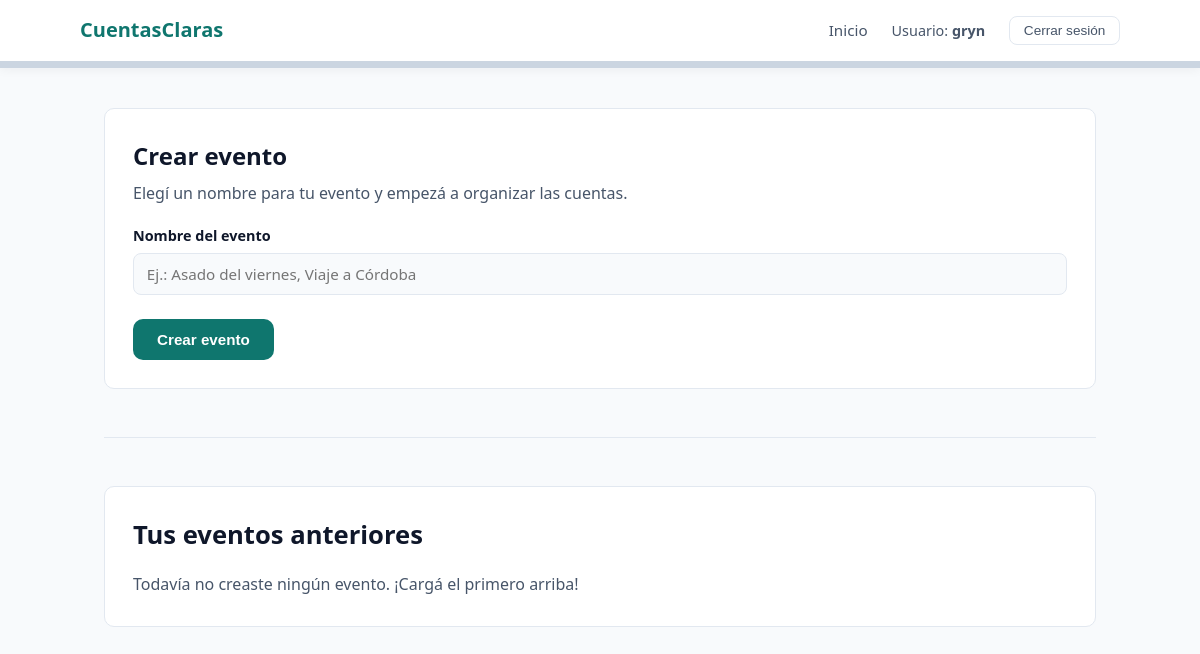
Before: /eventos/crear/ (signed in) with the older database file.
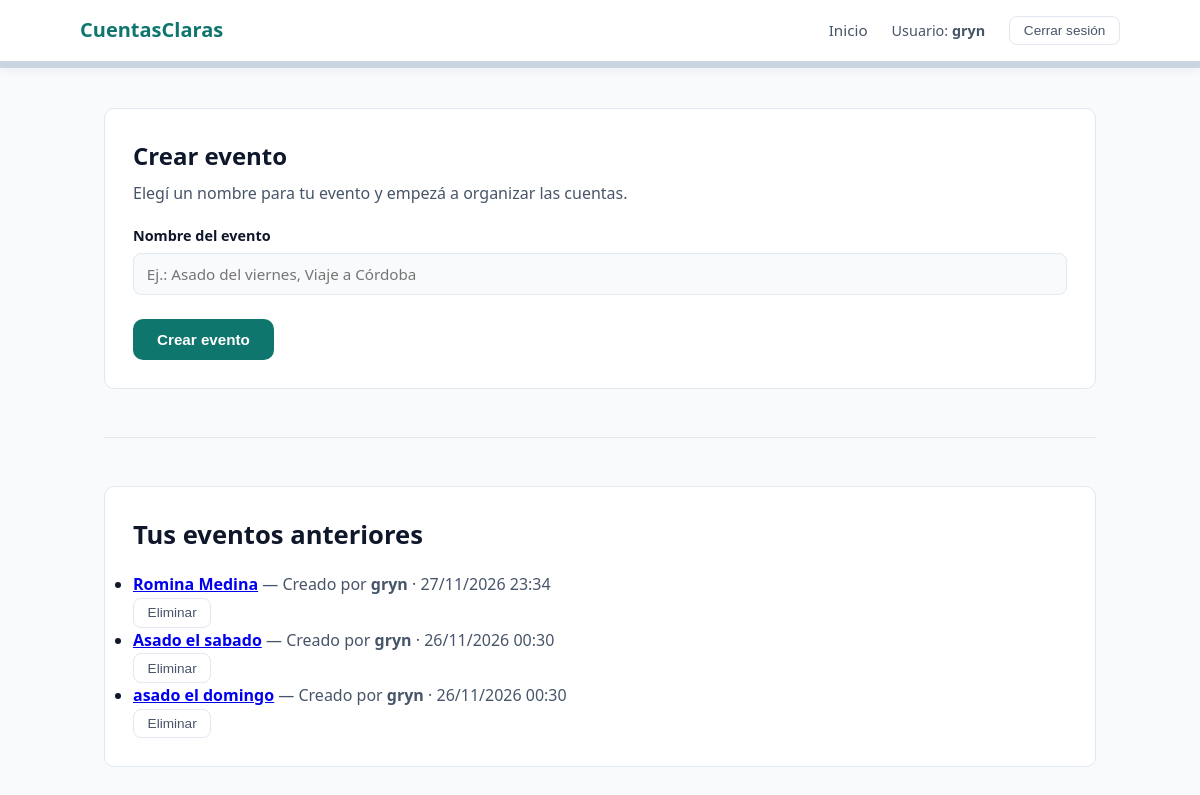
After: the same page with the newer database file.
### eventos/models.py (models this page shows, shortened)
class Evento(models.Model):
    organizador = models.ForeignKey(
        settings.AUTH_USER_MODEL,
        on_delete=models.CASCADE,
        related_name="eventos"
    )
    nombre = models.CharField(max_length=120)
    creado_en = models.DateTimeField(auto_now_add=True)
    class Meta:
        ordering = ["-creado_en"]

### eventos/views.py (the view, shortened to what this page needs)
# urls.py: path("eventos/crear/", views.crear_evento, name="crear_evento"),
@login_required
def crear_evento(request):
    eventos = Evento.objects.filter(organizador=request.user)
    return render(
        request,
        "eventos/crear_evento.html",
        {"eventos": eventos},
    )

### eventos/templates/eventos/crear_evento.html (shortened to what this page needs)
{% load static %}
<!DOCTYPE html>
<html lang="es">
<head>
  <link rel="stylesheet" href="{% static 'eventos/estilos.css' %}" />
</head>
<body>
  <header>
    <nav aria-label="Navegación principal">
      <a href="{% url 'inicio' %}">CuentasClaras</a>
      <div class="nav-links">
        <a href="{% url 'inicio' %}">Inicio</a>
        <span class="nav-user">Usuario: <strong>{{ request.user.username }}</strong></span>
        <form method="post" action="{% url 'logout' %}">
          <button type="submit" class="btn-salir">Cerrar sesión</button>
        </form>
      </div>
    </nav>
  </header>
  <main>
    <section class="tarjeta">
      <h1>Crear evento</h1>
      <p class="subtexto">Elegí un nombre para tu evento y empezá a organizar las cuentas.</p>
      <form method="post">
        <div class="campo">
          <label for="id_nombre">Nombre del evento</label>
          <input
            type="text"
            name="nombre"
            id="id_nombre"
            placeholder="Ej.: Asado del viernes, Viaje a Córdoba"
            maxlength="120"
            required
          />
        </div>
        <div class="form-acciones">
          <button type="submit" class="btn-primario">Crear evento</button>
        </div>
      </form>
    </section>
    <hr />
    <section class="tarjeta">
      <h2>Tus eventos anteriores</h2>
      {% if eventos %}
        <ul class="lista-eventos">
          {% for evento in eventos %}
            <li>
              <div class="evento-item">
                <div>
                  <a href="{% url 'detalle_evento' evento.id %}"><strong>{{ evento.nombre }}</strong></a>
                  <span class="subtexto">
                    — Creado por <strong>{{ evento.organizador.username }}</strong> · {{ evento.creado_en|date:"d/m/Y H:i" }}
                  </span>
                </div>
                <form method="post" action="{% url 'eliminar_evento' evento.id %}">
                  <button type="submit" class="btn-salir">Eliminar</button>
                </form>
              </div>
            </li>
          {% endfor %}
        </ul>
      {% else %}
        <p class="subtexto">Todavía no creaste ningún evento. ¡Cargá el primero arriba!</p>
      {% endif %}
    </section>
  </main>
</body>
</html>

### eventos/static/eventos/estilos.css (style rules this page uses)
:root { --bg-page: #f8fafc; --bg-card: #ffffff; --text-main: #0f172a; --text-muted: #475569; --primary: #0f766e; --primary-hover: #115e59; --border: #e2e8f0; --radius: 10px; }
* { box-sizing: border-box; margin: 0; padding: 0; }
body { font-family: system-ui, -apple-system, BlinkMacSystemFont, "Segoe UI", Roboto, sans-serif; background-color: var(--bg-page); color: var(--text-main); line-height: 1.6; }
header { position: sticky; top: 0; z-index: 999; background-color: var(--bg-card); border-bottom: 7px solid #cbd5e1; box-shadow: 0 2px 10px rgba(15, 23, 42, 0.05); padding: 0.9rem 2rem; }
nav { max-width: 1040px; margin: 0 auto; display: flex; justify-content: space-between; align-items: center; flex-wrap: wrap; gap: 1rem; }
nav > a { font-size: 1.25rem; color: var(--primary); text-decoration: none; font-weight: 700; }
.nav-links { display: flex; gap: 1.5rem; align-items: center; flex-wrap: wrap; }
.nav-links a { text-decoration: none; color: var(--text-muted); font-weight: 500; font-size: 0.95rem; }
.nav-user { color: var(--text-muted); font-size: 0.9rem; }
main { max-width: 1040px; margin: 0 auto; padding: 2.5rem 1.5rem; }
hr { border: none; border-top: 1px solid var(--border); margin: 3rem 0; }
.btn-primario { background-color: var(--primary); color: #ffffff; padding: 0.75rem 1.5rem; border-radius: var(--radius); text-decoration: none; font-weight: 600; font-size: 0.95rem; border: none; cursor: pointer; display: inline-block; transition: background-color 0.2s; }
.btn-salir { background-color: var(--bg-card); color: var(--text-muted); border: 1px solid var(--border); padding: 0.4rem 0.85rem; border-radius: 8px; font-size: 0.85rem; font-weight: 500; cursor: pointer; }
.tarjeta { background-color: var(--bg-card); border: 1px solid var(--border); border-radius: var(--radius); padding: 1.75rem; }
.subtexto { color: var(--text-muted); margin-top: 0.35rem; }
section h2 { font-size: 1.6rem; margin-bottom: 1rem; }
.campo { margin-top: 1.1rem; }
.campo label { display: block; font-weight: 600; font-size: 0.9rem; margin-bottom: 0.35rem; }
.campo input { width: 100%; padding: 0.65rem 0.8rem; border: 1px solid var(--border); border-radius: 8px; font-size: 0.95rem; font-family: inherit; background-color: var(--bg-page); color: var(--text-main); }
.form-acciones { margin-top: 1.5rem; }

Changed rows visible on the page:
added Evento: nombre "Romina Medina", organizador.username "gryn", creado_en "27/11/2026 23:34"
added Evento: nombre "Asado el sabado", organizador.username "gryn", creado_en "26/11/2026 00:30"
added Evento: nombre "asado el domingo", organizador.username "gryn", creado_en "26/11/2026 00:30"
Other visible differences:
text no longer shown: "Todavía no creaste ningún evento. ¡Cargá el primero arriba!"
